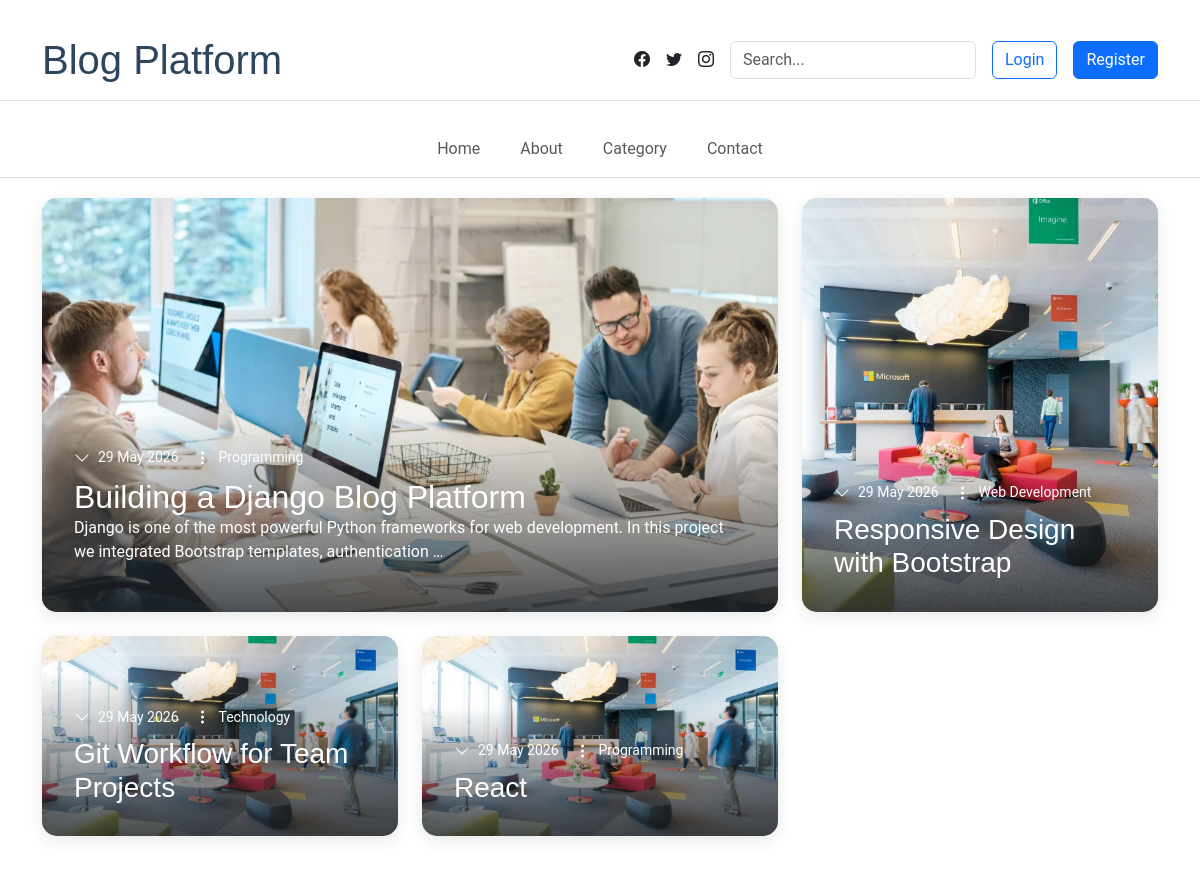
The page / on the database its author committed.
### blog/models.py (models this page shows, shortened)
class Post(models.Model):
    STATUS_CHOICES = (
        ("draft", "Draft"),
        ("published", "Published"),
    )
    author = models.ForeignKey(settings.AUTH_USER_MODEL, on_delete=models.CASCADE, related_name="posts")
    title = models.CharField(max_length=255)
    slug = models.SlugField(unique=True)
    content = models.TextField()
    category = models.ForeignKey(
        Category,
        on_delete=models.SET_NULL,
        null=True,
        related_name="posts"
    )
    tags = models.ManyToManyField(Tag, blank=True, related_name="posts")
    status = models.CharField(max_length=20, choices=STATUS_CHOICES, default="draft")
    created_at = models.DateTimeField(auto_now_add=True)
    updated_at = models.DateTimeField(auto_now=True)
    published_at = models.DateTimeField(blank=True, null=True)

class Category(models.Model):
    name = models.CharField(max_length=100, unique=True)
    slug = models.SlugField(unique=True)

### blog/views.py (the view)
# urls.py: path('', home, name='home'),
def home(request):
    posts = Post.objects.filter(
        status="published"
    )
    query = request.GET.get("q")
    if query:
        posts = posts.filter(
            Q(title__icontains=query) |
            Q(content__icontains=query)
        )
    return render(
        request,
        'home.html',
        {'posts': posts}
    )

### blog/templates/home.html (shortened to what this page needs)
{% extends 'base.html' %}
{% load static %}
{% block content %}
<section id="blog-hero" class="blog-hero section">
  <div class="container">
    <div class="blog-grid">
      {% if posts %}
      <article class="blog-item featured">
        <img
          src="{% static 'img/blog/blog-post-1.webp' %}"
          class="img-fluid"
          alt=""
        >
        <div class="blog-content">
          <div class="post-meta">
            <span class="date">
              {{ posts.0.created_at|date:"d M Y" }}
            </span>
            <span class="category">
              {{ posts.0.category.name }}
            </span>
          </div>
          <h2 class="post-title">
            <a
              href="{% url 'post_detail' posts.0.id %}"
              class="text-white text-decoration-none"
            >
              {{ posts.0.title }}
            </a>
          </h2>
          <p class="text-white">
            {{ posts.0.content|truncatewords:20 }}
          </p>
        </div>
      </article>
      {% endif %}
      {% for post in posts|slice:"1:4" %}
      <article class="blog-item">
        <img
          src="{% static 'img/blog/blog-post-2.webp' %}"
          class="img-fluid"
          alt=""
        >
        <div class="blog-content">
          <div class="post-meta">
            <span class="date">
              {{ post.created_at|date:"d M Y" }}
            </span>
            <span class="category">
              {{ post.category.name }}
            </span>
          </div>
          <h3 class="post-title">
            <a
              href="{% url 'post_detail' post.id %}"
              class="text-white text-decoration-none"
            >
              {{ post.title }}
            </a>
          </h3>
        </div>
      </article>
      {% endfor %}
    </div>
  </div>
</section>
{% endblock %}

### blog/static/css/main.css (style rules this page uses)
:root { --default-font: "Roboto", system-ui, -apple-system, "Segoe UI", Roboto, "Helvetica Neue", Arial, "Noto Sans", "Liberation Sans", sans-serif, "Apple Color Emoji", "Segoe UI Emoji", "Segoe UI Symbol", "Noto Color Emoji"; --heading-font: "Nunito", sans-serif; --nav-font: "Poppins", sans-serif; }
:root { --background-color: #ffffff; --default-color: #212529; --heading-color: #2d465e; --accent-color: #f75815; --surface-color: #ffffff; --contrast-color: #ffffff; }
:root { --nav-color: #000000; --nav-hover-color: #f75815; --nav-mobile-background-color: #ffffff; --nav-dropdown-background-color: #ffffff; --nav-dropdown-color: #212529; --nav-dropdown-hover-color: #f75815; }
:root { scroll-behavior: smooth; }
body { color: var(--default-color); background-color: var(--background-color); font-family: var(--default-font); }
a { color: var(--accent-color); text-decoration: none; transition: 0.3s; }
h1, h2, h3, h4, h5, h6 { color: var(--heading-color); font-family: var(--heading-font); }
section, .section { color: var(--default-color); background-color: var(--background-color); padding: 60px 0; scroll-margin-top: 90px; overflow: clip; }
.blog-hero { padding-top: 20px; }
.blog-hero .blog-grid { display: grid; grid-template-columns: repeat(12, 1fr); gap: 24px; }
.blog-hero .blog-item { position: relative; border-radius: 15px; overflow: hidden; box-shadow: 0 5px 15px color-mix(in srgb, var(--default-color), transparent 90%); transition: transform 0.3s ease-in-out; background-color: var(--surface-color); }
.blog-hero .blog-item.featured { grid-column: span 8; }
.blog-hero .blog-item.featured .post-title { font-size: 2rem; }
.blog-hero .blog-item:not(.featured) { grid-column: span 4; }
.blog-hero .blog-item img { width: 100%; height: 100%; object-fit: cover; transition: transform 0.3s ease-in-out; aspect-ratio: 16/9; }
.blog-hero .blog-item .blog-content { position: absolute; bottom: 0; left: 0; right: 0; padding: 2rem; background: linear-gradient(0deg, color-mix(in srgb, var(--default-color), transparent 20%) 0%, transparent 100%); transition: background 0.3s ease-in-out; }
.blog-hero .blog-item .post-meta { display: flex; gap: 1rem; margin-bottom: 0.5rem; font-size: 0.875rem; color: var(--contrast-color); }
.blog-hero .blog-item .post-meta .date, .blog-hero .blog-item .post-meta .category { display: flex; align-items: center; }
.blog-hero .blog-item .post-meta .date::before, .blog-hero .blog-item .post-meta .category::before { font-family: "bootstrap-icons"; margin-right: 0.5rem; font-size: 1rem; }
.blog-hero .blog-item .post-meta .date::before { content: "\f282"; }
.blog-hero .blog-item .post-meta .category::before { content: "\f5d3"; }
.blog-hero .blog-item .post-title { margin: 0; font-family: var(--heading-font); }
.blog-hero .blog-item .post-title a { color: var(--contrast-color); text-decoration: none; }

### rows shown on the page
Post: created_at "29 May 2026", category.name "Programming", title "Building a Django Blog Platform", content "Django is one of the most powerful Python frameworks for web development. In this project we integrated Bootstrap templates, authentication …"
Post: created_at "29 May 2026", category.name "Web Development", title "Responsive Design with Bootstrap"
Post: created_at "29 May 2026", category.name "Technology", title "Git Workflow for Team Projects"
Post: created_at "29 May 2026", category.name "Programming", title "React"
